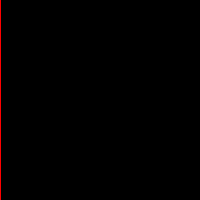
Frame 1 (no input)
Frame 60 (the mouse pressed at the canvas centre just before this capture): identical to frame 1, image omitted
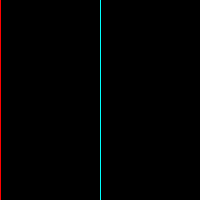
Frame 120 (the mouse held since frame 60 and released just before this capture)

The Processing sketch that drew these frames (run headless with seeded random() and noise(); from frame 60 on, the mouse is pressed at the canvas centre):

// Processing sketch: processing_109450
// ── processing_109450.pde

/**
 * Hue. 
 * 
 * Hue is the color reflected from or transmitted through an object 
 * and is typically referred to as the name of the color (red, blue, yellow, etc.) 
 * Move the cursor vertically over each bar to alter its hue. 
 */
 
int barWidth = 1;
int lastBar = -30;

void setup() 
{
  size(200, 200);
  colorMode(HSB, height, height, height);  
  noStroke();
  background(0);
}

void draw() 
{
  int whichBar = mouseX / barWidth;
  if (whichBar != lastBar) {
    int barX = whichBar * barWidth;
    fill(mouseY, height, height);
    rect(barX, 0, barWidth, height);
    lastBar = whichBar;
  }
}
